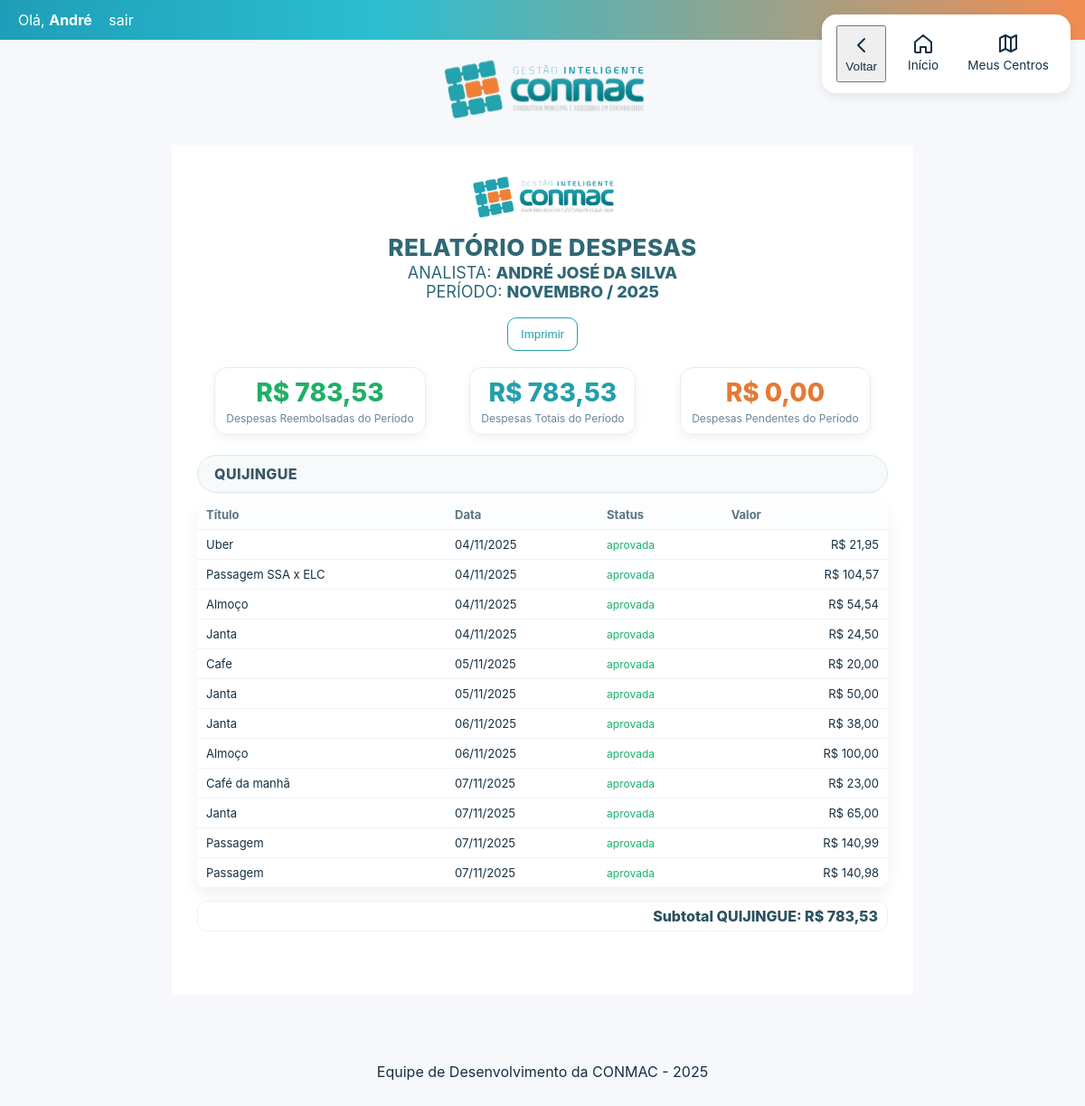
Page /relatorio/ (signed in) on the committed database.
### despesas/models.py (models this page shows, shortened)
class CentroDeCusto(models.Model):
    nome = models.CharField(max_length=120, unique=True)
    descricao = models.TextField(blank=True)
    ativo = models.BooleanField(default=True)
    class Meta:
        verbose_name = "Centro de Custo"
        verbose_name_plural = "Centros de Custo"
        ordering = ["nome"]

class Despesa(models.Model):
    class Status(models.TextChoices):
        PENDENTE        = "PENDENTE", "Pendente (não analisada)"
        PENDENTE_PAGTO  = "PENDENTE_PAGTO", "Pendente de pagamento"   # NOVO
        APROVADA        = "APROVADA", "Aprovada (paga)"
        REPROVADA       = "REPROVADA", "Reprovada"
    usuario = models.ForeignKey(User, on_delete=models.CASCADE, related_name="despesas")
    centro = models.ForeignKey(CentroDeCusto, on_delete=models.PROTECT, related_name="despesas")
    titulo = models.CharField(max_length=160)
    data_fato = models.DateField(help_text="Data do gasto (nota/comprovante)")
    valor = models.DecimalField(max_digits=12, decimal_places=2)
    descricao = models.TextField(blank=True)
    comprovante = models.FileField(upload_to="receipts/%Y/%m/", blank=True, null=True)
    comprovante_pagamento = models.FileField(upload_to="reembolsos/%Y/%m/", blank=True, null=True)
    pago_em = models.DateField(blank=True, null=True)
    status = models.CharField(max_length=20, choices=Status.choices, default=Status.PENDENTE)
    criado_em = models.DateTimeField(auto_now_add=True)   # mês de CADASTRO (regra do Admin)
    atualizado_em = models.DateTimeField(auto_now=True)
    observacao_admin = models.TextField(blank=True)
    foi_avaliada = models.BooleanField(default=False)          # vira True na 1ª mudança feita pelo admin
    primeira_analise_em = models.DateTimeField(null=True, blank=True)
    edit_count = models.PositiveIntegerField(default=0)        # conta edições do colaborador APÓS a 1ª análise
    class Meta:
        ordering = ["-criado_em"]

### despesas/views.py (the view, shortened to what this page needs)
# urls.py: path("relatorio/", views.relatorio, name="relatorio"),
@login_required
def relatorio(request):
    user = request.user
    hoje = now()
    raw_ano = request.GET.get("ano")
    raw_mes = request.GET.get("mes")
    raw_centro = request.GET.get("centro")
    if raw_ano is None and raw_mes is None and raw_centro is None:
        sel_ano, sel_mes = hoje.year, hoje.month
    base = Despesa.objects.filter(usuario=user)
    centro_obj = None
    if sel_ano:
        base = base.filter(data_fato__year=sel_ano)
    if sel_mes:
        base = base.filter(data_fato__month=sel_mes)
    periodo_label = _rotulo_filtro(sel_ano, sel_mes)
    base_sem_reprov = base.exclude(status=Despesa.Status.REPROVADA)
    total_periodo = base_sem_reprov.aggregate(v=Sum("valor"))["v"] or Decimal("0")
    total_reemb   = base_sem_reprov.filter(status=Despesa.Status.APROVADA)\
                                   .aggregate(v=Sum("valor"))["v"] or Decimal("0")
    total_pend    = base_sem_reprov.filter(status=Despesa.Status.PENDENTE)\
                                   .aggregate(v=Sum("valor"))["v"] or Decimal("0")
    if centro_obj:
        centros_list = [centro_obj]
    else:
        centros_list = list(
            CentroDeCusto.objects
            .filter(id__in=base.values_list("centro_id", flat=True).distinct())
            .order_by("nome")
        )
    centros_blocos = []
    for c in centros_list:
        qs_centro = base.filter(centro=c).order_by("data_fato", "criado_em", "id")
        subtotal = (qs_centro.exclude(status=Despesa.Status.REPROVADA)
                              .aggregate(v=Sum("valor"))["v"] or Decimal("0"))
        itens = list(qs_centro)  # mantém a listagem como está (se quiser, pode também excluir aqui)
        centros_blocos.append({
            "centro": c,
            "subtotal": subtotal,  # ← já sem reprovadas
            "itens": itens,
        })
    contexto = {
        "periodo_label": periodo_label,
        "analista": (user.get_full_name() or user.username).upper(),
        "total_periodo": total_periodo,   # ← usar este no template
        "total_reemb": total_reemb,       # ← e este
        "total_pend": total_pend,         # ← e este
        "centros_blocos": centros_blocos,
        "somente_um_centro": bool(centro_obj),
    }
    return render(request, "relatorios/relatorio.html", contexto)

### despesas/utils.py (called while the page is built)
def mes_label_pt(ano: int, mes: int) -> str:
    if 1 <= int(mes) <= 12:
        return f"{MESES_PT[int(mes)]} / {int(ano)}"
    return str(int(ano))

### despesas/views.py (called while the page is built)
def _rotulo_filtro(ano: int, mes: int) -> str:
    if ano == 0 and mes == 0:
        return "TODOS"
    if ano == 0:
        return f"{mes_label_pt(2000, mes).split(' / ')[0]} / TODOS OS ANOS"
    if mes == 0:
        return f"TODOS / {ano}"
    return mes_label_pt(ano, mes)

### despesas/templates/relatorios/relatorio.html (shortened to what this page needs)
{% extends "base.html" %}
{% load static %}
{% block content %}
<div class="report-wrap">
  <div class="report-head">
    <img class="logo" src="{% static 'img/logo_conmac.png' %}" alt="CONMAC">
    <h1 class="report-title">RELATÓRIO DE DESPESAS</h1>
    <p class="report-meta">ANALISTA: <strong>{{ analista }}</strong></p>
    <p class="report-meta">PERÍODO: <strong>{{ periodo_label }}</strong></p>
  </div>
  <div class="report-actions">
    <button class="btn-outline" onclick="window.print()">Imprimir</button>
  </div>
  <section class="report-kpis">
    <div class="kpi2">
      <div class="v">R$ {{ total_reemb|floatformat:2 }}</div>
      <div class="l">Despesas Reembolsadas do Período</div>
    </div>
    <div class="kpi2 kpi2--total">
      <div class="v">R$ {{ total_periodo|floatformat:2 }}</div>
      <div class="l">Despesas Totais do Período</div>
    </div>
    <div class="kpi2 kpi2--pend">
      <div class="v">R$ {{ total_pend|floatformat:2 }}</div>
      <div class="l">Despesas Pendentes do Período</div>
    </div>
  </section>
  {% for bloco in centros_blocos %}
    <section class="report-center">
      <span class="center-tag">{{ bloco.centro.nome }}</span>
      {% if bloco.itens %}
        <table class="table">
          <thead>
            <tr>
              <th style="width:36%">Título</th>
              <th style="width:22%">Data</th>
              <th style="width:18%">Status</th>
              <th style="width:24%" class="r">Valor</th>
            </tr>
          </thead>
          <tbody>
            {% for d in bloco.itens %}
            <tr>
              <td>{{ d.titulo }}</td>
              <td>{{ d.data_fato|date:"d/m/Y" }}</td>
              <td>
                {% if d.status == "APROVADA" %}<span class="status status--ok">aprovada</span>
                {% elif d.status == "REPROVADA" %}<span class="status status--no">reprovada</span>
                {% else %}<span class="status">pendente</span>{% endif %}
              </td>
              <td class="r">R$ {{ d.valor|floatformat:2 }}</td>
            </tr>
            {% endfor %}
          </tbody>
        </table>
        <div class="subtot">Subtotal {{ bloco.centro.nome }}: R$ {{ bloco.subtotal|floatformat:2 }}</div>
      {% else %}
        <div class="status" style="margin:8px 2px 0">Sem despesas neste período.</div>
      {% endif %}
    </section>
  {% empty %}
    <div class="status" style="margin-top:18px">Nenhum centro com despesas no período.</div>
  {% endfor %}
</div>
{% endblock %}

### despesas/templates/base.html (shortened to what this page needs)
{% load static %}
<!doctype html>
<html lang="pt-br">
<head>
  <link href="{% static 'css/base.css' %}" rel="stylesheet">
</head>
<body>
  <header class="topbar">
    <nav class="user">
      {% if request.user.is_authenticated %}
        <span>Olá, <strong>{{ request.user.first_name|default:request.user.username }}</strong></span>
        <a href="{% url 'logout' %}">sair</a>
      {% endif %}
    </nav>
  </header>
{% if request.user.is_authenticated %}
<div class="logo_home">
  <a href="{% url 'home' %}" class="logo">
    <img src="{% static 'img/logo_conmac.svg' %}" alt="CONMAC" height="34">
  </a>
</div>
{% endif %}
  <main class="container ">
{% if request.user.is_authenticated %}
<nav class="app-nav" role="navigation" aria-label="Navegação principal">
  <div class="app-nav__inner">
    <ul class="app-nav__links">
      <li>
        <button type="button" class="app-nav__link" id="js-back-btn" aria-label="Voltar">
          <svg viewBox="0 0 24 24" class="ico" aria-hidden="true">
            <path d="M15 19l-7-7 7-7" fill="none" stroke="currentColor" stroke-width="2" stroke-linecap="round" stroke-linejoin="round"/>
          </svg>
          <span>Voltar</span>
        </button>
      </li>
      <li>
        <a href="{% url 'home' %}" class="app-nav__link {% if request.resolver_match.url_name == 'home' %}is-active{% endif %}" aria-label="Início">
          <svg viewBox="0 0 24 24" class="ico" aria-hidden="true">
            <path d="M3 10.5L12 3l9 7.5V21a1 1 0 0 1-1 1h-5v-6H9v6H4a1 1 0 0 1-1-1v-10.5z" fill="none" stroke="currentColor" stroke-width="2" stroke-linecap="round" stroke-linejoin="round"/>
          </svg>
          <span>Início</span>
        </a>
      </li>
      {% if request.user.is_staff %}
        <li>
          <a href="https://conmac.pythonanywhere.com/centros/" class="app-nav__link">
            <svg viewBox="0 0 24 24" class="ico" aria-hidden="true">
              <path d="M9 18l-6 3V6l6-3 6 3 6-3v15l-6 3-6-3z" fill="none" stroke="currentColor" stroke-width="2" stroke-linecap="round" stroke-linejoin="round"/>
              <path d="M9 3v15M15 6v15" fill="none" stroke="currentColor" stroke-width="2" stroke-linecap="round" stroke-linejoin="round"/>
            </svg>
            <span>Meus Centros</span>
          </a>
        </li>
      {% else %}
        <li>
          <a href="{% url 'viagens_centros' %}" class="app-nav__link {% if request.resolver_match.url_name == 'viagens_centros' %}is-active{% endif %}">
            <span>Meus Centros</span>
          </a>
        </li>
      {% endif %}
    </ul>
  </div>
</nav>
{% endif %}
    {% block content %}{% endblock %}
  </main>
    {% if request.user.is_authenticated %}
      <p style="text-align: center;margin-top: 50px;font-size: 16px;padding: 25px;margin-bottom: 70px;"> Equipe de Desenvolvimento da CONMAC - 2025</p>
    {% endif %}
</body>
</html>

### static/css/base.css (style rules this page uses)
* { box-sizing: border-box; }
html,body { margin:0; padding:0; }
body { font-family: "Inter", system-ui, -apple-system, Segoe UI, Roboto, Arial, sans-serif; background:#f6f8fb; color:#163042; }
a { color:inherit; text-decoration:none; }
.container { max-width: 1200px; margin: 24px auto; padding: 0 20px; }
img { max-width:100%; display:block; }
.topbar { display:flex; align-items:center; justify-content:space-between; padding:12px 20px; background:linear-gradient(90deg,#1f9eb9 0%, #2bbed1 35%, #f28c52 100%); color:#fff; }
.topbar .user a { margin-left:14px; color:#fff; }
.logo_home { display: flex; align-items: center; justify-content: center; margin: 15px; }
.logo_home img { width: 235px; height: 77px; }
:root { --c-azul: #239FAB; --c-laranja: #E57A34; --c-verde: #21B928; --c-vermelho: #E13A35; }
.table { width:100%; border-collapse:collapse; background:#fff; border-radius:12px; overflow:hidden; box-shadow:0 8px 18px rgba(0,0,0,.06); }
.table th, .table td { padding:12px 10px; border-bottom:1px solid #eef1f4; text-align:left; font-size:.95rem; }
.table th { background:#f9fbfd; color:#546672; }
.status { font-size:.78rem; color:#8a98a1; }
.status--ok { color:#18b26e; }
.btn-outline { border:1px solid #239FAB; color:#239FAB; padding:10px 16px; border-radius:10px; background:#fff; }

### despesas/templates/base.html (style rules this page uses)
.app-nav__link, .app-btmnav__item { display: flex; flex-direction: column; align-items: center; justify-content: center; text-decoration: none; color: inherit; font-size: 0.85rem; padding: 0.5rem; transition: all 0.3s ease; }
.app-nav__link .ico, .app-btmnav__item .ico { width: 24px; height: 24px; margin-bottom: 4px; }
.app-nav { position: fixed; top: 1rem; right: 1rem; z-index: 1000; background: #fff; border-radius: 1rem; box-shadow: 0 4px 12px rgba(0, 0, 0, 0.08); padding: 0.75rem 1rem; }
.app-nav__inner { display: flex; flex-direction: row; align-items: center; justify-content: center; }
.app-nav__links { display: flex; flex-direction: row; gap: 1rem; padding: 0; margin: 0; list-style: none; }

### despesas/templates/relatorios/relatorio.html (style rules this page uses)
.report-wrap { max-width: 820px; margin: 0 auto; background: #fff; padding: 24px 28px 56px; }
.report-head { text-align:center; margin-top:6px; margin-bottom:18px; display: flex;flex-direction: column;justify-content: center; align-items: center; }
.report-head .logo { height: 54px; margin-bottom: 10px; }
.report-title { font-weight: 800; letter-spacing: .5px; color:#2f6775; margin: 4px 0 2px; font-size: 26px; }
.report-meta { margin: 0; color:#2f6775; font-size: 18px; }
.report-meta strong { font-weight:800; }
.report-kpis { display: flex; justify-content: space-around; flex-wrap: wrap; gap: 10px; margin: 18px 0 22px; }
.kpi2 { border:1px solid #e4edf3; border-radius:14px; padding:10px 12px; text-align:center; box-shadow: 0 4px 12px rgba(0,0,0,.05); }
.kpi2 .v { font-size: 28px; font-weight: 800; color:#1fb065; }
.kpi2 .l { font-size: 12px; color:#6b8794; margin-top:4px; }
.kpi2--total .v { color:#239FAB; }
.kpi2--pend .v { color:#E57A34; }
.report-center { margin-top: 18px; margin-bottom: 14px; }
.center-tag { display:block; width:100%; border:1px solid #dfe6ee; border-radius:22px; padding:10px 18px; background:#f6fafb; color:#3c5663; font-weight:800; letter-spacing:.4px; }
.table { width:100%; border-collapse: collapse; margin-top: 8px; margin-bottom: 14px; }
.table th, .table td { border-bottom:1px solid #edf2f6; padding:8px 10px; font-size: 13px; }
.table th { text-align:left; color:#5a7682; font-weight:700; background:#fbfdfe; }
.table td.r { text-align:right; }
.status { font-size:12px; color:#7a8e98; }
.status--ok { color:#18b26e; }
.subtot { text-align:right; font-weight:800; color:#2b5160; padding:6px 10px; border:1px solid #edf2f6; border-radius:10px; }
.report-actions { display:flex; gap:10px; justify-content:center; align-items: center; margin-bottom:10px; }
.btn-outline { border:1px solid #239FAB; color:#239FAB; background:#fff; padding:10px 14px; border-radius:10px; }

### rows in the picture
CentroDeCusto: centro.nome "QUIJINGUE", subtotal "783,53"
Despesa: titulo "Uber", data_fato "04/11/2025", status "aprovada", valor "21,95"
Despesa: titulo "Passagem SSA x ELC", data_fato "04/11/2025", status "aprovada", valor "104,57"
Despesa: titulo "Almoço", data_fato "04/11/2025", status "aprovada", valor "54,54"
Despesa: titulo "Janta", data_fato "04/11/2025", status "aprovada", valor "24,50"
Despesa: titulo "Cafe", data_fato "05/11/2025", status "aprovada", valor "20,00"
Despesa: titulo "Janta", data_fato "05/11/2025", status "aprovada", valor "50,00"
Despesa: titulo "Janta", data_fato "06/11/2025", status "aprovada", valor "38,00"
Despesa: titulo "Almoço", data_fato "06/11/2025", status "aprovada", valor "100,00"
Despesa: titulo "Café da manhã", data_fato "07/11/2025", status "aprovada", valor "23,00"
Despesa: titulo "Janta", data_fato "07/11/2025", status "aprovada", valor "65,00"
Despesa: titulo "Passagem", data_fato "07/11/2025", status "aprovada", valor "140,99"
Despesa: titulo "Passagem", data_fato "07/11/2025", status "aprovada", valor "140,98"

### other values in the picture
{{ request.user.first_name|default:request.user.username }} "André"
{{ analista }} "ANDRÉ JOSÉ DA SILVA"
{{ periodo_label }} "NOVEMBRO / 2025"
{{ total_reemb|floatformat:2 }} "783,53"
{{ total_periodo|floatformat:2 }} "783,53"
{{ total_pend|floatformat:2 }} "0,00"
